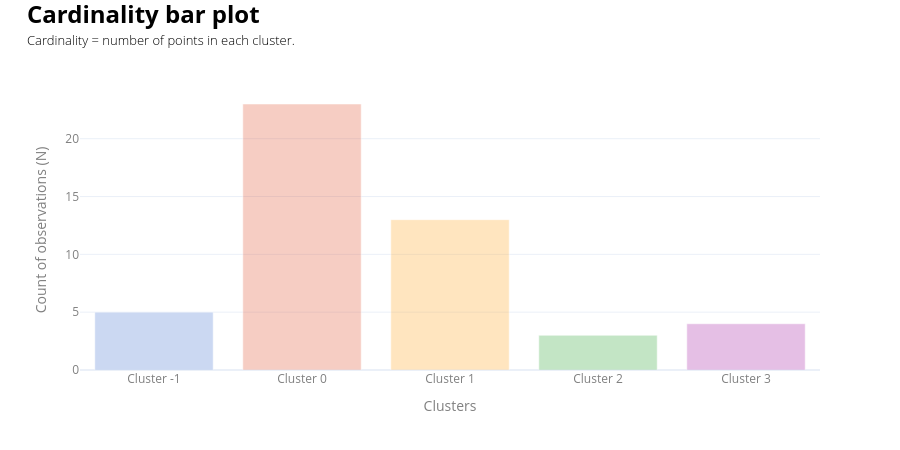

Notebook code for this chart:
### Markdown cell above
### Cluster Diagnostics

### Code cell
# ___________________________________________________________________________________________________________
# Cardinality plot only (points per cluster)
# ___________________________________________________________________________________________________________
# labels = np.array(y)
cardinality = pd.Series(labels).value_counts().sort_index()

fig = go.Figure(go.Bar(
    x=[f"Cluster {cl}" for cl in cardinality.index],
    y=cardinality.values,
    marker=dict(color=[make_transparent(cluster_colour_map[cl], alpha=0.25) for cl in cardinality.index]),
    showlegend=False,
    hovertemplate="Cluster: %{x}<br>N: %{y}<extra></extra>",
))

fig.update_layout(
    width=900, height=450, template="plotly_white",
    title=dict(
        text=(
            f"<span style='font-size:24px; font-weight:bold; color:{notes_colour}; display:block;'>"
            "Cardinality bar plot"
            "</span><br>"
            f"<span style='font-size:13px; font-weight:300; color:{notes_colour}; display:block;'>"
            "Cardinality = number of points in each cluster."
            "</span>"
        ),
        x=0.03, xanchor="left", y=0.95, yanchor="top"
    ),
    margin=dict(t=90),
)

fig.update_xaxes(title_text="Clusters", title_font=dict(color=labels_colour), tickfont=dict(color=labels_colour))
fig.update_yaxes(title_text="Count of observations (N)", title_font=dict(color=labels_colour), tickfont=dict(color=labels_colour))

fig.show()

### Figure 1 — Plotly figure (JSON) as saved in the notebook; plotly's stock layout.template omitted (floating-point values rounded to 4 significant figures)
{"data": [{"hovertemplate": "Cluster: %{x}<br>N: %{y}<extra></extra>", "marker": {"color": ["rgba(51,102,204,0.25)", "rgba(220,57,18,0.25)", "rgba(255,153,0,0.25)", "rgba(16,150,24,0.25)", "rgba(153,0,153,0.25)"]}, "showlegend": false, "type": "bar", "x": ["Cluster -1", "Cluster 0", "Cluster 1", "Cluster 2", "Cluster 3"], "y": [5, 23, 13, 3, 4]}], "layout": {"height": 450, "margin": {"t": 90}, "title": {"text": "<span style='font-size:24px; font-weight:bold; color:black; display:block;'>Cardinality bar plot</span><br><span style='font-size:13px; font-weight:300; color:black; display:block;'>Cardinality = number of points in each cluster.</span>", "x": 0.03, "xanchor": "left", "y": 0.95, "yanchor": "top"}, "width": 900, "xaxis": {"tickfont": {"color": "grey"}, "title": {"font": {"color": "grey"}, "text": "Clusters"}}, "yaxis": {"tickfont": {"color": "grey"}, "title": {"font": {"color": "grey"}, "text": "Count of observations (N)"}}}}
